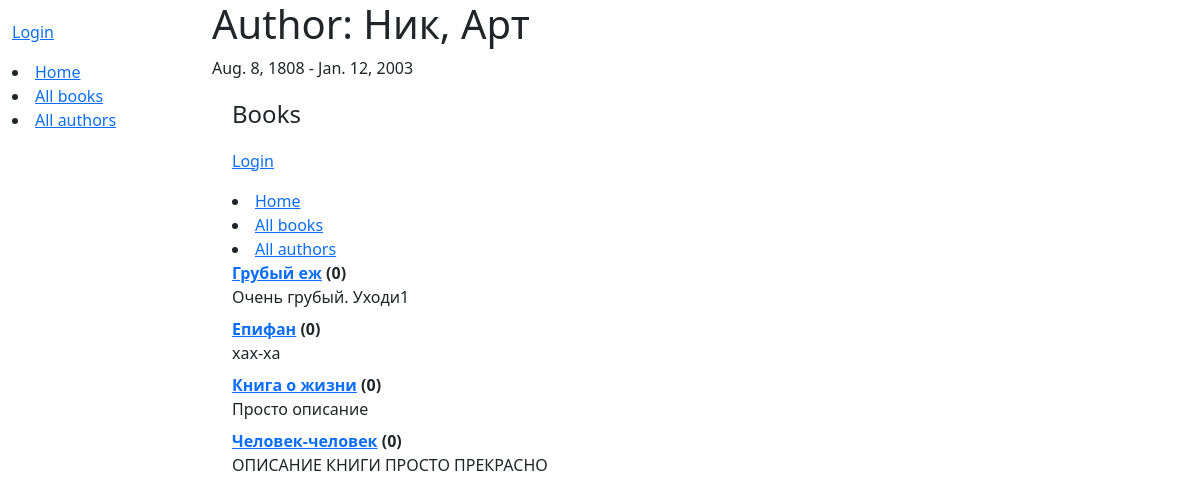
/catalog/author/2, run on the app's committed database.
### catalog/models.py (models this page shows, shortened)
class Author(models.Model):
    first_name = models.CharField(max_length=100)
    last_name = models.CharField(max_length=100)
    date_of_birth = models.DateField(null=True, blank=True)
    date_of_death = models.DateField('died', null=True, blank=True)
    class Meta:
        ordering = ['last_name', 'first_name']
    def __str__(self):
        return f'{self.last_name}, {self.first_name}'

class Book(models.Model):
    title = models.CharField(max_length=200)
    author = models.ForeignKey('Author', on_delete=models.RESTRICT, null=True)
    summary = models.TextField(
        max_length=1000, help_text="Enter a brief description of the book")
    isbn = models.CharField('ISBN', max_length=13,
                            unique=True,
                            help_text='13 Character <a href="https://www.isbn-international.org/content/what-isbn'
                                      '">ISBN number</a>')
    genre = models.ManyToManyField(
        Genre, help_text="Select a genre for this book")
    language = models.ForeignKey(
        'Language', on_delete=models.SET_NULL, null=True)
    class Meta:
        ordering = ['title', 'author']
    def display_genre(self):
        """Creates a string for the Genre. This is required to display genre in Admin."""
        return ', '.join([genre.name for genre in self.genre.all()[:3]])
    display_genre.short_description = 'Genre'
    def __str__(self):
        return self.title

### catalog/views.py (the view, shortened to what this page needs)
# urls.py: path('author/<int:pk>', views.AuthorDetailView.as_view(), name='author-detail'),
class AuthorDetailView(generic.DetailView):
    model = Author

### catalog/templates/catalog/author_detail.html (shortened to what this page needs)
{% extends "base_generic.html" %}
{% block content %}
<h1>Author: {{ author }} </h1>
<p>{{author.date_of_birth}} - {% if author.date_of_death %}{{author.date_of_death}}{% endif %}</p>
<div style="margin-left:20px;margin-top:20px">
<h4>Books</h4>
{% block sidebar %}
  {{ block.super }}
{% endblock %}
<dl>
{% for book in author.book_set.all %}
  <dt><a href="{% url 'book-detail' book.pk %}">{{book}}</a> ({{book.bookinstance_set.all.count}})</dt>
  <dd>{{book.summary}}</dd>
  {% empty %}
  <p>This author has no books.</p>
{% endfor %}
</dl>
</div>
{% endblock %}

### data on the page
Author: date_of_birth "Aug. 8, 1808", date_of_death "Jan. 12, 2003"
Book: title "Грубый еж", bookinstance_set.all.count "0", summary "Очень грубый. Уходи1"
Book: title "Епифан", bookinstance_set.all.count "0", summary "хах-ха"
Book: title "Книга о жизни", bookinstance_set.all.count "0", summary "Просто описание"
Book: title "Человек-человек", bookinstance_set.all.count "0", summary "ОПИСАНИЕ КНИГИ ПРОСТО ПРЕКРАСНО"
